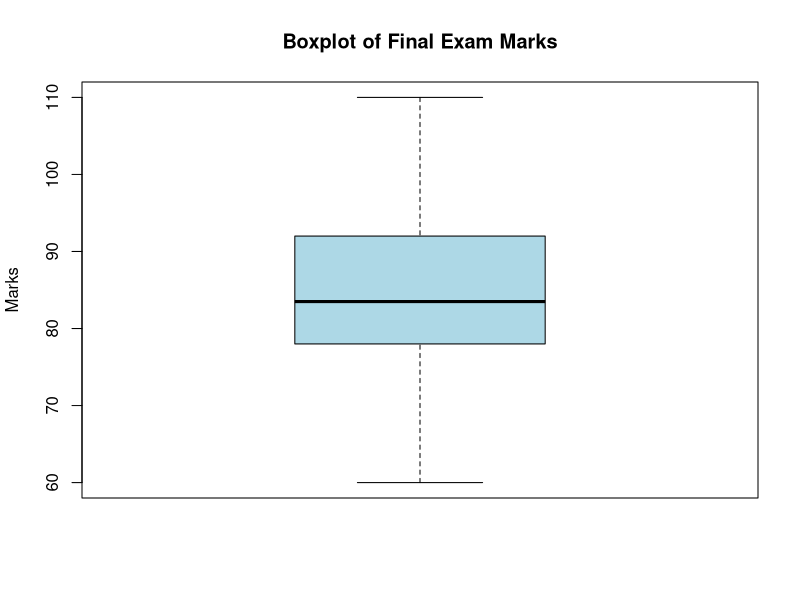

R code for this plot:
# ==============================================================================
# WEEK 8: STUDENT DATASET ANALYSIS
# ==============================================================================

# --- Setup Sample Data (For demonstration purposes) ---
# Replace this with your actual dataset loading if necessary:
# student_data <- read.csv("path_to_your_file.csv")

student_data <- data.frame(
  student_name = c("Alice", "Bob", "Charlie", "David", "Eva", "Frank"),
  course_work_mark = c(75, 88, 62, 95, 45, 80),
  final_exam_mark = c(85, 78, 92, 60, 82, 110) # 110 included as a deliberate outlier
)

# ==============================================================================
# 1. Details of students whose final_exam_mark is greater than 80%
# ==============================================================================
high_scorers <- subset(student_data, final_exam_mark > 80)
print("--- 1. Students with Final Exam Mark > 80% ---")
print(high_scorers)

# ==============================================================================
# 2. Arrange the dataset in ascending order based on course_work_mark
# ==============================================================================
ordered_data <- student_data[order(student_data$course_work_mark), ]
print("--- 2. Dataset Ordered by Course Work Mark (Ascending) ---")
print(ordered_data)

# ==============================================================================
# 3. Display only the student name and final_exam_mark attributes
# ==============================================================================
selected_attributes <- student_data[, c("student_name", "final_exam_mark")]
print("--- 3. Student Names and Final Exam Marks Only ---")
print(selected_attributes)

# ==============================================================================
# 4. Specify the number of rows and columns in the dataset
# ==============================================================================
dimensions <- dim(student_data)
print("--- 4. Dataset Dimensions ---")
cat("Rows (Students):", dimensions[1], "\n")
cat("Columns (Attributes):", dimensions[2], "\n")

# ==============================================================================
# 5. Dataset Details Explanation and Execution
# ==============================================================================
# Explanation: To obtain comprehensive details about a dataset's structure, 
# data types, and basic descriptive statistics in R, we use str() and summary().
print("--- 5. Dataset Structure and Summary Details ---")
print("Structure of the dataset:")
str(student_data)
print("Statistical summary of the dataset:")
summary(student_data)

# ==============================================================================
# 6. Outlier Identification and Detection
# ==============================================================================
# Explanation: Outliers can be detected statistically using the Interquartile Range (IQR) 
# criterion (values outside 1.5 * IQR from the quartiles) or visually using a boxplot.

print("--- 6. Outlier Detection (Final Exam Mark Example) ---")

# Method A: Visual Detection using a Boxplot
# This will generate a plot highlighting any points outside the whiskers.
boxplot(student_data$final_exam_mark, 
        main="Boxplot of Final Exam Marks", 
        ylab="Marks", 
        col="lightblue")

# Method B: Statistical Detection using IQR
Q1 <- quantile(student_data$final_exam_mark, 0.25)
Q3 <- quantile(student_data$final_exam_mark, 0.75)
IQR_val <- IQR(student_data$final_exam_mark)

lower_bound <- Q1 - 1.5 * IQR_val
upper_bound <- Q3 + 1.5 * IQR_val

outliers <- student_data[student_data$final_exam_mark < lower_bound | student_data$final_exam_mark > upper_bound, ]
print("Identified Outliers:")
print(outliers)
